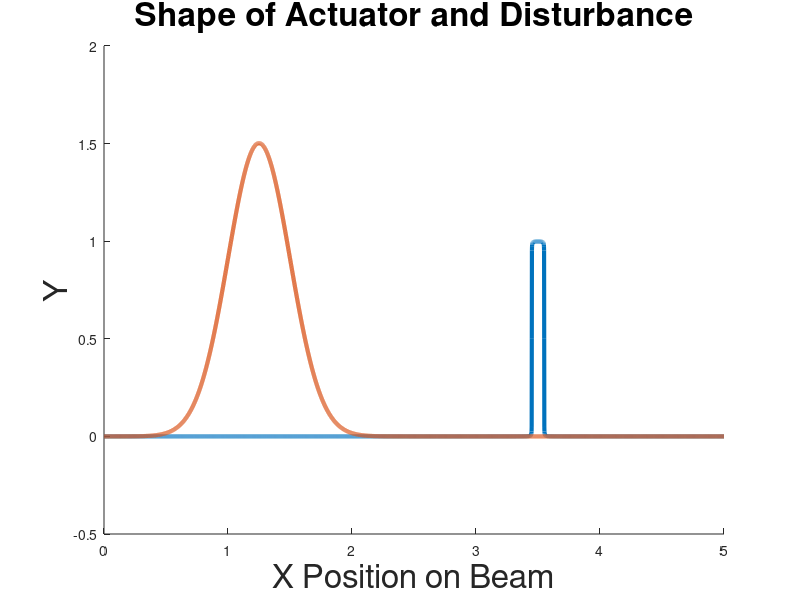

Source code (MATLAB):
clf;clc;clear;
Length            = 5; %0.4573        ;%length
NumNode           = 10000  ;%number of modes
Stiffness         = 0.491; %0.491      ;
MassDensity       = 0.093; %  0.093
DampingVis        = 0.0013;%0.0013     ;
DampingKV         = 0.0000649;%0.00000000000649  ;%0.0000649 
ActLoc            = Length*0.7 ; 
SenLoc            = Length*0.7 ; 
ActWidth          = Length*0.01; % 0.01
SenWidth          = Length*0.01;
StateWeight       = 1          ;%state weight in the cost function
ControlWeight     = 1          ;%control weight in the cost function, must be one for unitary assumpt of zhou for Riccaties page 376
DisturbanceEnergy = 1000          ;
DisturbanceMean   = Length*0.25 ;%disturbance is a gaussian function
DisturbanceVar    = Length*0.05;
DistWeightOnMeasurement = 1    ; % must be one for unitary assumption of zhou page 376
NumLoc            = 100;        

L = Length;
DisturbanceWidth = DisturbanceVar;
dx   = 0.001;
x    = 0:dx:L;

a = zeros(1,NumNode);
for n=1:NumNode
    a(n) = (2/(n*pi))*(cos((n*pi/L)*(ActLoc-ActWidth)) - cos((n*pi/L)*(ActLoc+ActWidth)));
end
sensor = zeros(1,length(x));
for n=1:NumNode
    sensor = sensor + a(n)*sin((n*pi/L)*x);
end

Disutrbance    = exp((-1/2)*((x-DisturbanceMean)/DisturbanceWidth).^2); %Disturbance a normalized gaussian function
Disutrbance    = Disutrbance/(norm(Disutrbance)*sqrt(dx));          %Normalizing L2 norm to one


hold;
plot(x,sensor,'LineWidth',3)
plot(x,Disutrbance,'LineWidth',3);
hold off;
xlabel('X Position on Beam');
ylabel('Y');
title('Shape of Actuator and Disturbance');
set(findall(gcf,'type','text'),'fontSize',24);
